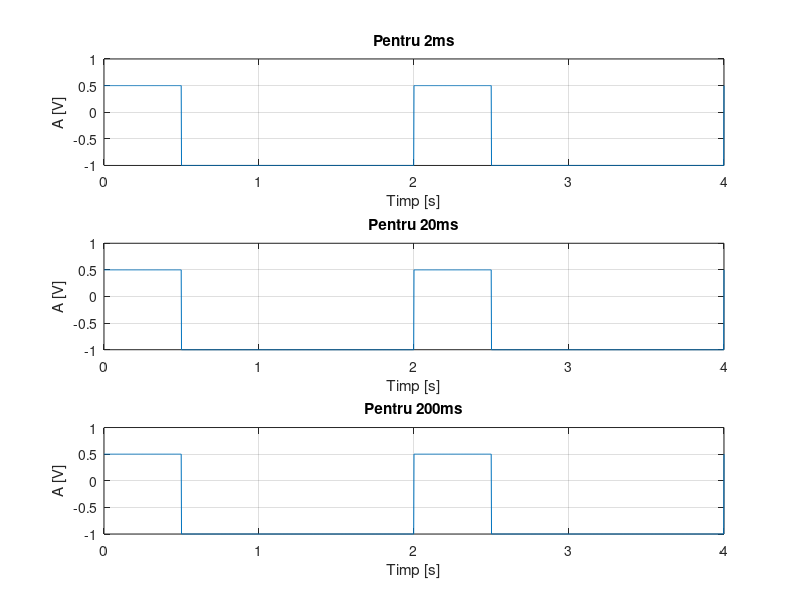

This figure's MATLAB source:
clear all
close all
clc
t=0:0.002:4;
%perioada este de 2secunde => Frecventa este 0.5
F=0.5;
n=25;
s=(0.75*square(2*pi*F*t,n))-0.25;
%square genereaza intre -1 si 1, asa ca trebuie modificat astfel incat
%valorile sa apartina intre -1 si 0.5
%Astfel ca am facut sistemul de ecuatii :
%-x+a=-1
%x+a=0.5, de unde a rezultat a=-0.25 si x=0.75
figure(1);
subplot(3,1,1),plot(t,s),grid,title('Pentru 2ms'),xlabel('Timp [s]'),ylabel('A [V]');
%Am folosit subplot pentru a incarca figura 1 cu 3 subgrafice
t1=0:0.02:40;
s1=(0.75*square(2*pi*F*t1,n))-0.25;
subplot(3,1,2),plot(t,s),grid,title('Pentru 20ms'),xlabel('Timp [s]'),ylabel('A [V]');
t2=0:0.2:400;
s2=(0.75*square(2*pi*F*t2,n))-0.25;
subplot(3,1,3),plot(t,s),grid,title('Pentru 200ms'),xlabel('Timp [s]'),ylabel('A [V]');

